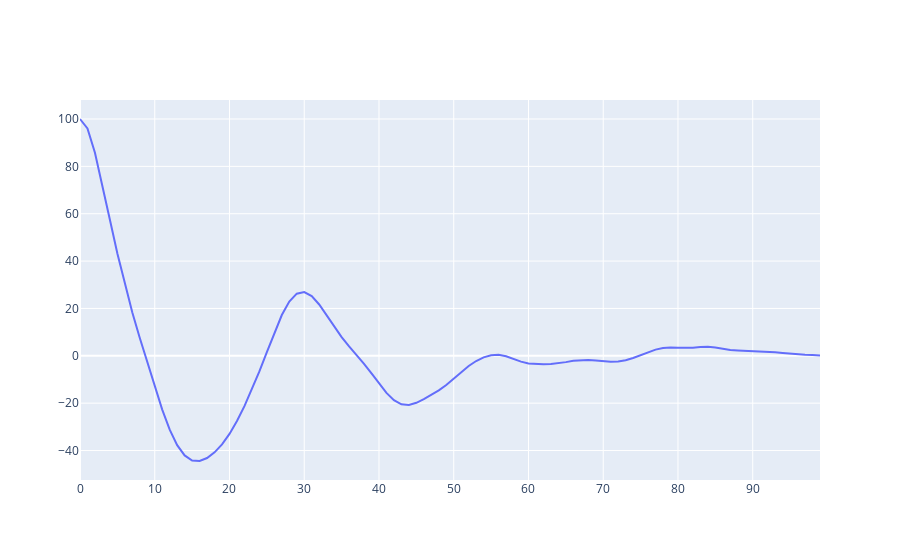

This figure's notebook cell:
### Code cell
autocorrelation = np.correlate(x-np.mean(x),x-np.mean(x),mode='full')
autocorrelation /= np.var(x-np.mean(x))
fig = go.Figure()
fig.add_trace(
    go.Scatter(
        y=autocorrelation[len(autocorrelation)//2:]
    )
)
